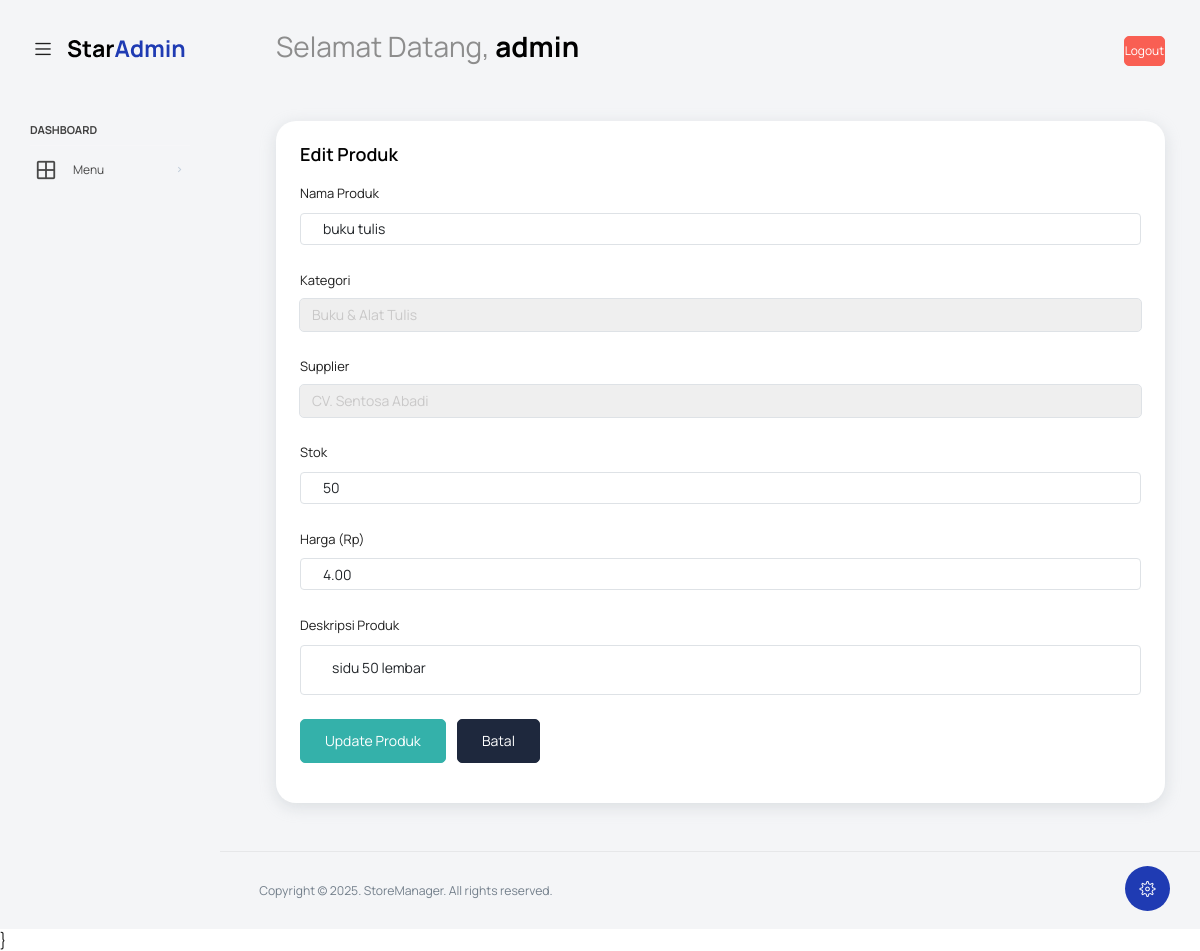
The page /edit_produk.php?id=7 (signed in) on the database its author committed.
### tables this page shows
CREATE TABLE `produk` (
  `id_produk` int(11) NOT NULL,
  `nama_produk` varchar(255) NOT NULL,
  `id_kategori` int(11) NOT NULL,
  `id_supplier` int(11) NOT NULL,
  `stok` int(11) NOT NULL DEFAULT 0,
  `harga` decimal(10,2) NOT NULL,
  `deskripsi` text DEFAULT NULL,
  `tanggal_ditambahkan` timestamp NOT NULL DEFAULT current_timestamp()
);

CREATE TABLE `kategori` (
  `id_kategori` int(11) NOT NULL,
  `nama_kategori` varchar(100) NOT NULL
);

CREATE TABLE `supplier` (
  `id_supplier` int(11) NOT NULL,
  `nama_supplier` varchar(150) NOT NULL,
  `alamat` varchar(255) DEFAULT NULL,
  `telepon` varchar(20) DEFAULT NULL
);

### edit_produk.php (the view, shortened to what this page needs)
<?php
include 'koneksi.php';
$produk_data = null;
if (isset($_GET['id'])) {
    $id_produk = mysqli_real_escape_string($koneksi, $_GET['id']);
    $query_get_produk = "SELECT id_produk, nama_produk, id_kategori, id_supplier, stok, harga, deskripsi FROM produk WHERE id_produk = ?";
    $stmt_get_produk = mysqli_prepare($koneksi, $query_get_produk);
    mysqli_stmt_bind_param($stmt_get_produk, "i", $id_produk);
    mysqli_stmt_execute($stmt_get_produk);
    $result_get_produk = mysqli_stmt_get_result($stmt_get_produk);
    if (mysqli_num_rows($result_get_produk) === 1) {
        $produk_data = mysqli_fetch_assoc($result_get_produk);
    } else {
        $_SESSION['error_message'] = "Produk tidak ditemukan atau ID produk tidak valid.";
        header("Location: daftar_produk.php");
        exit();
    }
} else {
    $_SESSION['error_message'] = "ID produk tidak disediakan.";
    header("Location: daftar_produk.php");
    exit();
}
$kategori_data = [];
$query_kategori = "SELECT id_kategori, nama_kategori FROM kategori ORDER BY nama_kategori ASC";
$result_kategori = mysqli_query($koneksi, $query_kategori);
if ($result_kategori) {
    while ($row = mysqli_fetch_assoc($result_kategori)) {
        $kategori_data[] = $row;
    }
}
$supplier_data = [];
$query_supplier = "SELECT id_supplier, nama_supplier FROM supplier ORDER BY nama_supplier ASC";
$result_supplier = mysqli_query($koneksi, $query_supplier);
if ($result_supplier) {
    while ($row = mysqli_fetch_assoc($result_supplier)) {
        $supplier_data[] = $row;
    }
}
?>
<html>
<head>
    <link rel="stylesheet" href="vendors/feather/feather.css">
    <link rel="stylesheet" href="vendors/mdi/css/materialdesignicons.min.css">
    <link rel="stylesheet" href="vendors/ti-icons/css/themify-icons.css">
    <link rel="stylesheet" href="vendors/typicons/typicons.css">
    <link rel="stylesheet" href="vendors/simple-line-icons/css/simple-line-icons.css">
    <link rel="stylesheet" href="vendors/css/vendor.bundle.base.css">
    <link rel="stylesheet" href="vendors/select2/select2.min.css">
    <link rel="stylesheet" href="vendors/select2-bootstrap-theme/select2-bootstrap.min.css">
    <link rel="stylesheet" href="css/vertical-layout-light/style.css">
    </head>
<body>
    <div class="container-scroller">
        <nav class="flex-row p-0 navbar default-layout col-lg-12 col-12 fixed-top d-flex align-items-top">
            <div class="text-center navbar-brand-wrapper d-flex align-items-center justify-content-start">
                <div class="me-3">
                    <button class="navbar-toggler align-self-center" type="button" data-bs-toggle="minimize">
                        <span class="icon-menu"></span>
                    </button>
                </div>
                <div>
                    <a class="navbar-brand brand-logo" href="home.php">
                        <img src="images/logo.svg" alt="logo" />
                    </a>
                </div>
            </div>
            <div class="navbar-menu-wrapper d-flex align-items-top">
                <ul class="navbar-nav">
                    <li class="nav-item font-weight-semibold d-none d-lg-block ms-0">
                        <h1 class="welcome-text">Selamat Datang, <span class="text-black fw-bold"> <?php echo htmlspecialchars($_SESSION['username']); ?></span> </h1>
                    </li>
                </ul>
                <ul class="navbar-nav ms-auto">
                    <li class="nav-item">
                        <a class="nav-link btn btn-danger text-white" href="logout.php">Logout</a>
                    </li>
                </ul>
            </div>
        </nav>
        <div class="container-fluid page-body-wrapper">
            <div class="theme-setting-wrapper">
                <div id="settings-trigger"><i class="ti-settings"></i></div>
            </div>
            <nav class="sidebar sidebar-offcanvas" id="sidebar">
                <ul class="nav">
                    <li class="nav-item nav-category">Dashboard</li>
                    <li class="nav-item">
                        <a class="nav-link" data-bs-toggle="collapse" href="#ui-basic" aria-expanded="false" aria-controls="ui-basic">
                            <i class="mdi mdi-grid-large menu-icon"></i>
                            <span class="menu-title">Menu</span>
                            <i class="menu-arrow"></i>
                        </a>
                    </li>
                </ul>
            </nav>
            <div class="main-panel">
                <div class="content-wrapper">
                    <div class="row">
                        <div class="col-md-12 grid-margin stretch-card">
                            <div class="card">
                                <div class="card-body">
                                    <h4 class="card-title">Edit Produk</h4>
                                    <?php if ($produk_data) : ?>
                                        <form class="forms-sample" method="post" action="proses_edit_produk.php">
                                            <div class="form-group">
                                                <label for="nama_produk">Nama Produk</label>
                                                <input type="text" class="form-control" id="nama_produk" name="nama_produk" placeholder="Nama Produk" value="<?php echo htmlspecialchars($produk_data['nama_produk']); ?>" required>
                                            </div>
                                            <div class="form-group">
                                                <label for="id_kategori">Kategori</label>
                                                <select class="form-control" id="id_kategori" name="id_kategori" required>
                                                    <?php foreach ($kategori_data as $kategori) : ?>
                                                        <option value="<?php echo htmlspecialchars($kategori['id_kategori']); ?>" <?php echo ($kategori['id_kategori'] == $produk_data['id_kategori']) ? 'selected' : ''; ?>>
                                                            <?php echo htmlspecialchars($kategori['nama_kategori']); ?>
                                                        </option>
                                                    <?php endforeach; ?>
                                                </select>
                                            </div>
                                            <div class="form-group">
                                                <label for="id_supplier">Supplier</label>
                                                <select class="form-control" id="id_supplier" name="id_supplier" required>
                                                    <?php foreach ($supplier_data as $supplier) : ?>
                                                        <option value="<?php echo htmlspecialchars($supplier['id_supplier']); ?>" <?php echo ($supplier['id_supplier'] == $produk_data['id_supplier']) ? 'selected' : ''; ?>>
                                                            <?php echo htmlspecialchars($supplier['nama_supplier']); ?>
                                                        </option>
                                                    <?php endforeach; ?>
                                                </select>
                                            </div>
                                            <div class="form-group">
                                                <label for="stok">Stok</label>
                                                <input type="number" class="form-control" id="stok" name="stok" placeholder="Jumlah Stok" value="<?php echo htmlspecialchars($produk_data['stok']); ?>" min="0" required>
                                            </div>
                                            <div class="form-group">
                                                <label for="harga">Harga (Rp)</label>
                                                <input type="number" step="0.01" class="form-control" id="harga" name="harga" placeholder="Harga Produk" value="<?php echo htmlspecialchars($produk_data['harga']); ?>" required>
                                            </div>
                                            <div class="form-group">
                                                <label for="deskripsi">Deskripsi Produk</label>
                                                <textarea class="form-control form-control-lg" id="deskripsi" name="deskripsi" rows="4" placeholder="Deskripsi lengkap produk"><?php echo htmlspecialchars($produk_data['deskripsi']); ?></textarea>
                                            </div>
                                            <button type="submit" class="btn btn-success me-2">Update Produk</button>
                                            <a href="daftar_produk.php" class="btn btn-dark">Batal</a>
                                        </form>
                                    <?php endif; ?>
                                </div>
                            </div>
                        </div>
                    </div>
                </div>
                <footer class="footer">
                    <div class="d-sm-flex justify-content-center justify-content-sm-between">
                        <span class="text-center text-muted text-sm-left d-block d-sm-inline-block">Copyright © <?php echo date('Y'); ?>. StoreManager. All rights reserved.</span>
                    </div>
                </footer>
            </div>
        </div>
    </div>
    </body>
</html>

### rows shown on the page
produk: nama_produk "buku tulis", id_kategori "Buku & Alat Tulis", id_supplier "CV. Sentosa Abadi", stok "50", harga "4.00", deskripsi "sidu 50 lembar"

### other values the page prints
$_SESSION['username'] "admin"
